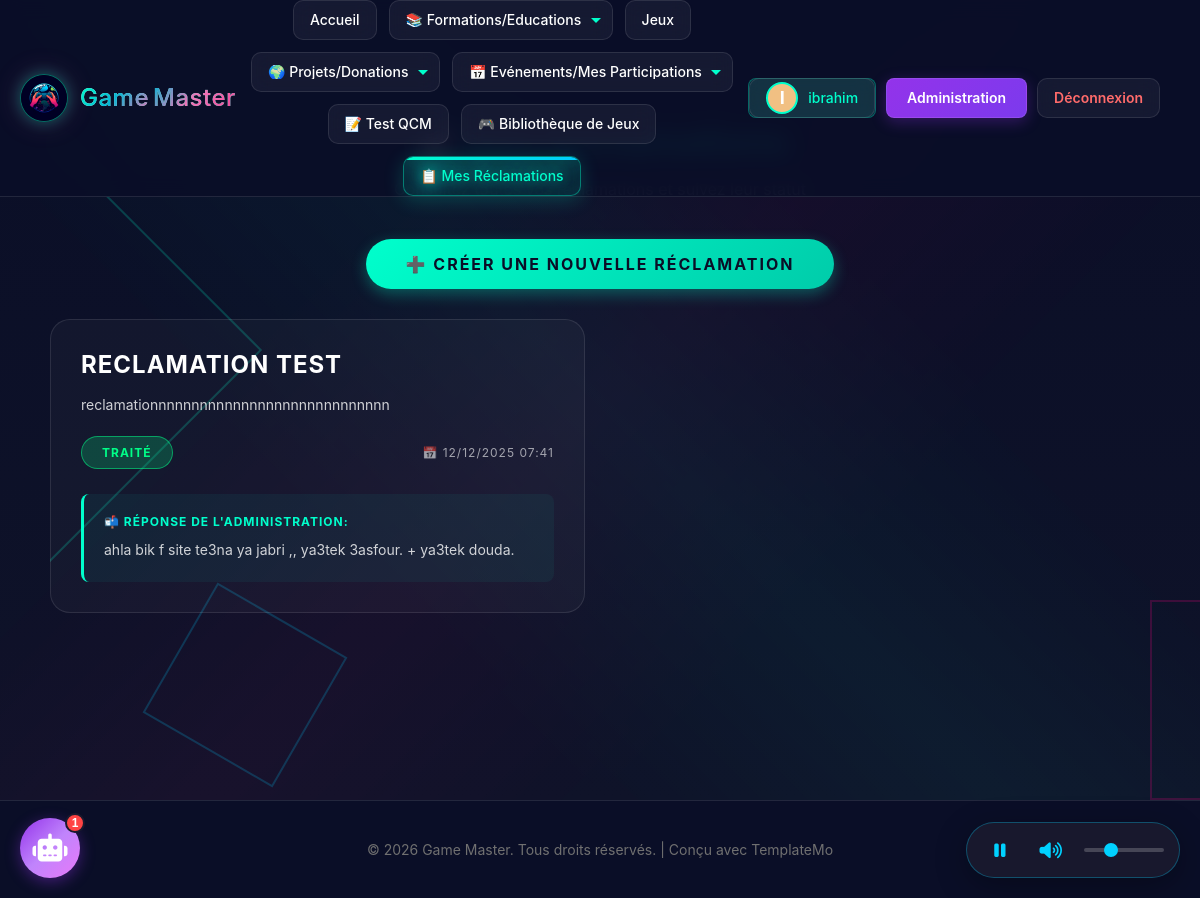
/?action=mes_reclamations (signed in), run on the app's committed database.
### tables this page shows
CREATE TABLE `reclamations` (
  `id` int(11) NOT NULL,
  `titre` varchar(255) NOT NULL,
  `description` text NOT NULL,
  `image_path` varchar(500) DEFAULT NULL,
  `user_id` int(11) NOT NULL,
  `reponse` text DEFAULT NULL,
  `statut` enum('en_attente','traité') DEFAULT 'en_attente',
  `created_at` timestamp NOT NULL DEFAULT current_timestamp(),
  `updated_at` timestamp NOT NULL DEFAULT current_timestamp() ON UPDATE current_timestamp()
);

### controllers/ReclamationController.php (called while the page is built, shortened)
<?php
require_once __DIR__ . '/../models/Reclamation.php';
class ReclamationController {
    private $reclamation;
    public function __construct($db) {
        $this->reclamation = new Reclamation($db);
    }
    public function mesReclamations() {
        $reclamations = [];
        $tempStmt = $this->reclamation->getByUser($_SESSION['user_id']);
        while ($row = $tempStmt->fetch(PDO::FETCH_ASSOC)) {
            $row['can_edit'] = $this->reclamation->canEdit($row['id']);
            $row['time_remaining'] = $this->reclamation->getTimeRemaining($row['id']);
            $reclamations[] = $row;
        }
        include "views/front/includes/header.php";
        include "views/front/mes_reclamations.php";
        include "views/front/includes/footer.php";
    }
}
?>

### models/Reclamation.php (called while the page is built, shortened)
<?php
class Reclamation {
    private $conn;
    private $table_name = "reclamations";
    public function __construct($db) {
        $this->conn = $db;
    }
    public function getByUser($user_id) {
        $query = "SELECT * FROM " . $this->table_name . " WHERE user_id = ? ORDER BY created_at DESC";
        $stmt = $this->conn->prepare($query);
        $stmt->bindParam(1, $user_id);
        $stmt->execute();
        return $stmt;
    }
    public function canEdit($id) {
        $query = "SELECT created_at FROM " . $this->table_name . " WHERE id = ? AND statut = 'en_attente' LIMIT 0,1";
        $stmt = $this->conn->prepare($query);
        $stmt->bindParam(1, $id);
        $stmt->execute();
        $row = $stmt->fetch(PDO::FETCH_ASSOC);
        return false;
    }
    public function getTimeRemaining($id) {
        $query = "SELECT created_at FROM " . $this->table_name . " WHERE id = ? LIMIT 0,1";
        $stmt = $this->conn->prepare($query);
        $stmt->bindParam(1, $id);
        $stmt->execute();
        $row = $stmt->fetch(PDO::FETCH_ASSOC);
        if($row) {
            $created_time = strtotime($row['created_at']);
            $current_time = time();
            $time_diff = $current_time - $created_time;
            $remaining = 1800 - $time_diff;
            return max(0, $remaining);
        }
        return 0;
    }
}
?>

### views/front/mes_reclamations.php (the view, shortened to what this page needs)
<section class="content-section">
    <div class="content-bg"></div>
    <div class="content-shapes">
        <div class="content-shape shape1"></div>
        <div class="content-shape shape2"></div>
        <div class="content-shape shape3"></div>
    </div>
    <div class="content-container">
        <div style="max-width: 1200px; margin: 0 auto;">
            <div style="text-align: center; margin-bottom: 40px;">
                <h2 style="color: #00ffcc; font-size: 36px; margin-bottom: 15px; text-shadow: 0 0 20px rgba(0, 255, 204, 0.5);">
                </h2>
                <p style="color: rgba(255, 255, 255, 0.8); font-size: 16px;">
                </p>
            </div>
            <div style="text-align: center; margin-bottom: 30px;">
                <a href="?action=reclamation_create"
                   style="display: inline-block; padding: 15px 40px; background: linear-gradient(135deg, #00ffcc, #00ccaa); color: #0a0e27; text-decoration: none; border-radius: 30px; font-weight: 700; text-transform: uppercase; letter-spacing: 2px; transition: all 0.3s ease; box-shadow: 0 5px 15px rgba(0, 255, 204, 0.3);"
                   onmouseover="this.style.transform='translateY(-3px)'; this.style.boxShadow='0 8px 25px rgba(0, 255, 204, 0.5)';"
                   onmouseout="this.style.transform='translateY(0)'; this.style.boxShadow='0 5px 15px rgba(0, 255, 204, 0.3)';">
                    ➕ Créer une nouvelle réclamation
                </a>
            </div>
            <?php if(!empty($reclamations)): ?>
                <div style="display: grid; grid-template-columns: repeat(auto-fill, minmax(350px, 1fr)); gap: 30px;">
                    <?php foreach ($reclamations as $row): ?>
                        <div style="background: rgba(255, 255, 255, 0.03); border: 1px solid rgba(255, 255, 255, 0.1); border-radius: 20px; padding: 30px; transition: all 0.3s ease; position: relative; overflow: hidden;"
                             onmouseover="this.style.transform='translateY(-5px)'; this.style.borderColor='rgba(0, 255, 204, 0.3)'; this.style.boxShadow='0 15px 35px rgba(0, 255, 204, 0.2)';"
                             onmouseout="this.style.transform='translateY(0)'; this.style.borderColor='rgba(255, 255, 255, 0.1)'; this.style.boxShadow='none';">
                            <h3 style="color: #ffffff; font-size: 24px; font-weight: 700; margin-bottom: 15px; text-transform: uppercase; letter-spacing: 1px;">
                                <?php echo htmlspecialchars($row['titre']); ?>
                            </h3>
                            <p style="color: rgba(255, 255, 255, 0.8); line-height: 1.6; margin-bottom: 20px; font-size: 14px;">
                                <?php echo nl2br(htmlspecialchars(substr($row['description'], 0, 150))); ?><?php echo strlen($row['description']) > 150 ? '...' : ''; ?>
                            </p>
                            <div style="display: flex; justify-content: space-between; align-items: center; margin-bottom: 20px; flex-wrap: wrap; gap: 10px;">
                                <span style="display: inline-block; padding: 8px 20px; border-radius: 20px; font-size: 12px; font-weight: 700; text-transform: uppercase; letter-spacing: 1px; <?php echo $row['statut'] == 'traité' ? 'background: rgba(0, 255, 136, 0.2); border: 1px solid rgba(0, 255, 136, 0.5); color: #00ff88;' : 'background: rgba(255, 204, 0, 0.2); border: 1px solid rgba(255, 204, 0, 0.5); color: #ffcc00;'; ?>">
                                    <?php echo ucfirst($row['statut']); ?>
                                </span>
                                <span style="color: rgba(255, 255, 255, 0.6); font-size: 12px; text-transform: uppercase; letter-spacing: 1px;">
                                    📅 <?php echo date('d/m/Y H:i', strtotime($row['created_at'])); ?>
                                </span>
                            </div>
                            <?php if($row['reponse']): ?>
                                <div style="margin-top: 25px; padding: 20px; background: rgba(0, 255, 204, 0.05); border-left: 3px solid #00ffcc; border-radius: 8px;">
                                    <strong style="color: #00ffcc; display: block; margin-bottom: 10px; text-transform: uppercase; font-size: 12px; letter-spacing: 1px;">
                                        📬 Réponse de l'administration:
                                    </strong>
                                    <p style="color: rgba(255, 255, 255, 0.8); line-height: 1.6; font-size: 14px;">
                                        <?php echo nl2br(htmlspecialchars($row['reponse'])); ?>
                                    </p>
                                </div>
                            <?php endif; ?>
                        </div>
                    <?php endforeach; ?>
                </div>
            <?php endif; ?>
        </div>
    </div>
</section>

### public/css/templatemo-graph-page.css (style rules this page uses)
* { margin: 0; padding: 0; box-sizing: border-box; }
body { font-family: -apple-system, BlinkMacSystemFont, 'Segoe UI', Roboto, Oxygen, Ubuntu, Cantarell, sans-serif; background: #0a0e27; color: #ffffff; overflow-x: hidden; }
.shape1 { width: 300px; height: 300px; top: 10%; left: -150px; transform: rotate(45deg); animation: float 15s ease-in-out infinite; }
.shape2 { width: 200px; height: 200px; top: 60%; right: -100px; border-color: rgba(255, 0, 128, 0.3); animation: float 20s ease-in-out infinite reverse; }
.shape3 { width: 150px; height: 150px; bottom: 20%; left: 10%; border-color: rgba(0, 204, 255, 0.3); transform: rotate(30deg); animation: float 18s ease-in-out infinite; }
.content-section { position: relative; padding: 120px 50px 80px; background: linear-gradient(180deg, #0a0e27 0%, #0f1329 100%); min-height: 100vh; overflow: hidden; }
.content-bg { position: absolute; top: 0; left: 0; width: 100%; height: 100%; opacity: 0.4; background-image: linear-gradient(45deg, transparent 30%, rgba(0, 255, 204, 0.1) 50%, transparent 70%), linear-gradient(-45deg, transparent 30%, rgba(255, 0, 128, 0.1) 50%, transparent 70%); animation: bgShift 20s ease-in-out infinite; pointer-events: none; z-index: 0; }
.content-shapes { position: absolute; width: 100%; height: 100%; overflow: hidden; pointer-events: none; z-index: 0; }
.content-shape { position: absolute; border: 2px solid rgba(0, 255, 204, 0.2); }
.content-shape.shape1 { width: 300px; height: 300px; top: 10%; left: -150px; transform: rotate(45deg); animation: float 15s ease-in-out infinite; }
.content-shape.shape2 { width: 200px; height: 200px; top: 60%; right: -100px; border-color: rgba(255, 0, 128, 0.2); animation: float 20s ease-in-out infinite reverse; }
.content-shape.shape3 { width: 150px; height: 150px; bottom: 20%; left: 10%; border-color: rgba(0, 204, 255, 0.2); transform: rotate(30deg); animation: float 18s ease-in-out infinite; }
.content-container { position: relative; max-width: 1400px; margin: 0 auto; z-index: 1; }

### public/css/unified-chatbot.css (style rules this page uses)
:root { --chat-bg: #1a1a2e; --chat-header: linear-gradient(135deg, #9333ea 0%, #c084fc 50%, #e879f9 100%); --chat-accent: #9333ea; --chat-text: #ffffff; --chat-user-msg: #9333ea; --chat-bot-msg: #16213e; }

### data on the page
reclamations: titre "RECLAMATION TEST", description "reclamationnnnnnnnnnnnnnnnnnnnnnnnnnnnn", statut "TRAITÉ", created_at "12/12/2025 07:41", reponse "ahla bik f site te3na ya jabri ,, ya3tek 3asfour. + ya3tek douda."

### other printed values
$firstLetter "I"
$username "ibrahim"
form field value "📚 Formations/Éducations"
form field value "🌍 Projets/Donations"
form field value "📅 Événements/Mes Participations"
